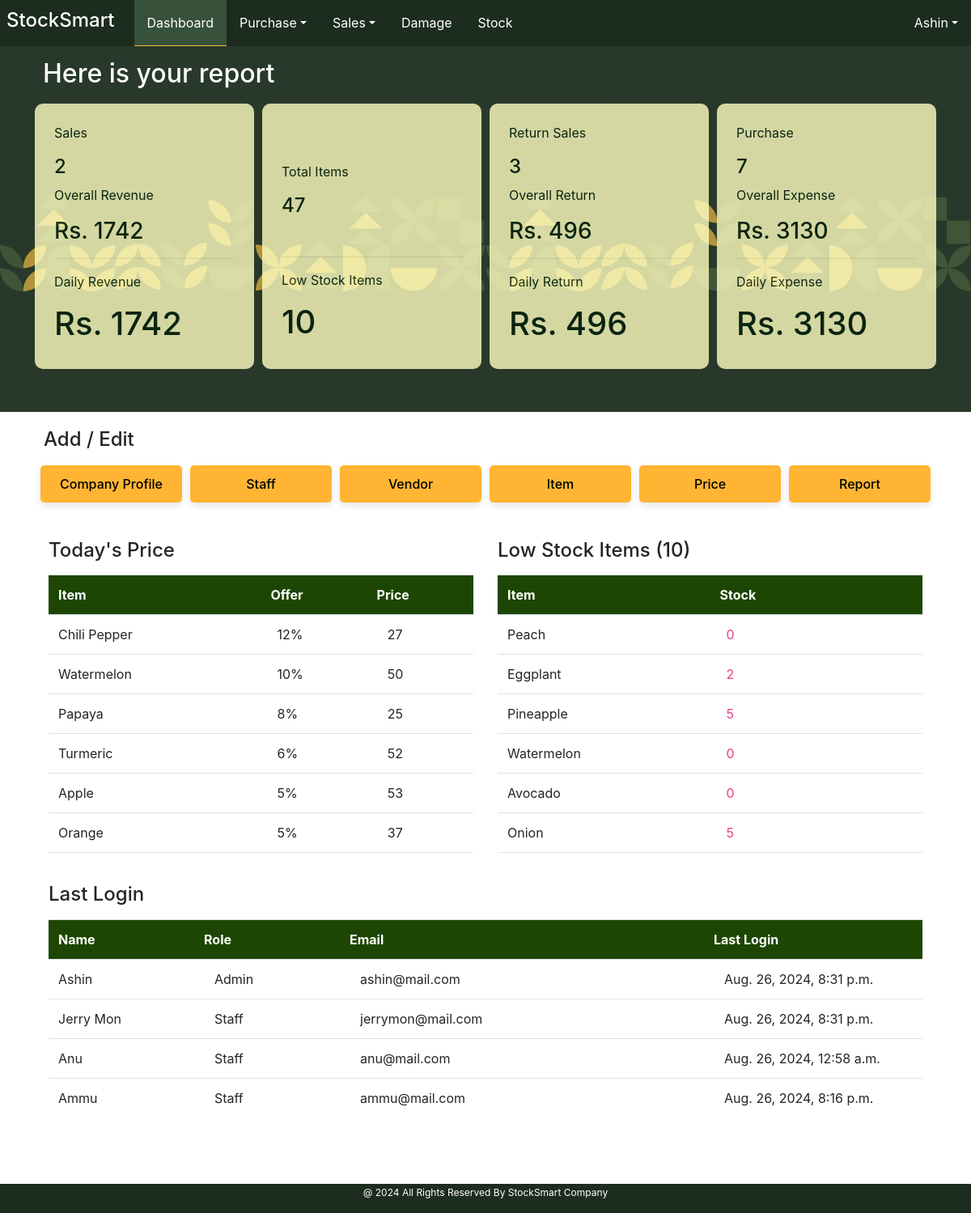
Screenshot of /index/ (signed in) with the database file from the repository.
### User/models.py (models this page shows)
class User(AbstractUser):
    MY_ROLES =[
        ('Admin','Admin'),
        ('Staff','Staff'),
    ]
    role = models.CharField(max_length=50, choices=MY_ROLES)

### Core/models.py (models this page shows, shortened)
class priceTable(models.Model):
    pt_item = models.OneToOneField(itemTable, on_delete=models.CASCADE)
    pt_sellingPrice = models.DecimalField(max_digits=10, decimal_places=2, null=True, blank=True, default=0)
    pt_tax = models.PositiveIntegerField(null=True, blank=True, default=0)
    pt_offer = models.PositiveIntegerField(null=True, blank=True, default=0)
    pt_timestamp = models.DateTimeField(auto_now_add=True)

class itemTable(models.Model):
    UNIT_CHOICES = [
        ('Kilogram', 'Kg'),
        ('Pieces', 'Pcs'),
    ]
    CATEGORY_CHOICE = [
        ('Vegetables', 'Veg'),
        ('Fruits', 'Fru'),
    ]
    item_name = models.CharField(max_length=50, null=True, blank=True, unique=True)
    item_category = models.CharField(max_length=50, choices=CATEGORY_CHOICE)
    item_unit = models.CharField(max_length=15, choices=UNIT_CHOICES)

### User/views.py (the view)
# urls.py: path('index/', views.index, name="index"),
@login_required
@admin_required
def index(request):
    if request.user.role == "Admin":
        base_template = 'user/Index.html'
    elif request.user.role == "Staff":
        base_template = 'user/staff_index.html'
    else:
        base_template = 'user/trial_success.html'
    low_stock_count, item_count, category_count = product_details()
    sorted_items = todays_offer()
    low_stock_list = lowstock_list()
    active_user_list = user_activity()
    purchaseSum, purchaseNo = purchase_overview()
    salesSum, salesNo, salesReturnSum, salesReturnNo = sales_overview()
    daily_purchase = daily_purchaseReport()
    daily_sales, daily_sales_return = daily_salesReport()
    context ={
        'base_template': base_template,
        'user': request.user,
        'low_stock_list': low_stock_list,
        'low_stock_count':low_stock_count,
        'item_count':item_count,
        'category_count':category_count,
        'sorted_items':sorted_items,
        'active_user_list':active_user_list,
        'purchaseSum':purchaseSum,
        'purchaseNo':purchaseNo,
        'daily_purchase':daily_purchase,
        'salesSum': salesSum,
        'salesNo': salesNo,
        'salesReturnSum': salesReturnSum,
        'salesReturnNo': salesReturnNo,
        'daily_sales': daily_sales,
        'daily_sales_return': daily_sales_return,
    }
    return render(request, "user/Index.html", context)

### User/utils.py (called while the page is built)
def product_details():
    stockdata =stockTable.objects.all()
    itemdata =itemTable.objects.all()
    stockappendNo=[]
    itemappendName=[]
    itemappendCategory=[]
    for i in itemdata:
        itemappendCategory.append(i.item_category)
        itemappendName.append(i.item_name)
    for i in stockdata:
        if i.st_remainingStock < 10:
            stockappendNo.append(i.st_item.item_name)
    return len(stockappendNo),len(itemappendName), len(set(itemappendCategory))

def todays_offer():
    price_data = priceTable.objects.all()
    offer_list = []
    for i in price_data:
        if i.pt_sellingPrice and i.pt_tax and i.pt_offer:
            try:
                selling_price = Decimal(i.pt_sellingPrice)
                tax = (Decimal(i.pt_tax) / 100) * selling_price
                offers = (Decimal(i.pt_offer) / 100) * selling_price
                offer_amount = selling_price + tax - offers
                i.calculated_price = int(offer_amount)
                offer = i.pt_offer
                offer_list.append((offer, i))
            except (ValueError, Decimal.InvalidOperation) as e:
                continue
    offer_list.sort(reverse=True, key=lambda x: x[0])
    sorted_items = [item for _, item in offer_list]
    return sorted_items

def lowstock_list():
    stockdata= stockTable.objects.all()
    stockappendList=[]
    for i in stockdata:
        if i.st_remainingStock < 10:
            stockappendList.append((i.st_item.item_name,i.st_remainingStock))
    return stockappendList

def user_activity():
    userdata = User.objects.all()
    userlist=[]
    for i in userdata:
        userlist.append((i.username, i.last_login, i.email, i.role, i.is_active))
    return userlist

def purchase_overview():
    products_data = cpit_backup.objects.all()
    purchaseSum = 0
    purchaseNo = set()
    for j in products_data:
        if j.cpit_b_billNum:
            purchaseNo.add(j.cpit_b_billNum)
        if j.cpit_b_Amount:
            purchaseSum += int(j.cpit_b_Amount)
    return purchaseSum, len(purchaseNo)

def daily_purchaseReport():
    current_date = datetime.now().date()  # Get the current date
    daily_purchase = 0
    purchase_data = cpit_backup.objects.filter(cpit_b_billNum__cpt_b_date=current_date)
    for i in purchase_data:
        daily_purchase += int(i.cpit_b_Amount)
    return daily_purchase

### templates/user/Index.html (shortened to what this page needs)
<!DOCTYPE html>
{%load static%}
<html lang="en">
<head>
    <link href="https://maxcdn.bootstrapcdn.com/bootstrap/4.5.2/css/bootstrap.min.css" rel="stylesheet">
    <link href="https://cdnjs.cloudflare.com/ajax/libs/font-awesome/6.0.0-beta3/css/all.min.css" rel="stylesheet">
    <link href="{% static 'assets/style.css' %}" rel="stylesheet">
</head>
<body>
<nav class="navbar navbar-expand-lg bg-success fixed-top">
    <h3 class="navbar-brand px-2" style="color:FFB533 !important;">StockSmart </h3>
        <div class=" collapse navbar-collapse my-0 justify-content-center" id="navbarNav" style="text-align: center;">
            <ul class="navbar-nav">
                <li id="homeBtn" class="nav-item ">
                    <a  class="nav-link" href="{% url 'index' %}">Dashboard</a>
                </li>
                <li class=" nav-item dropdown">
                    <a class="nav-link dropdown-toggle" href="#" id="navbarPurchaseDropdown" role="button" data-toggle="dropdown" aria-haspopup="true" aria-expanded="false">Purchase</a>
                </li>
                <li class="nav-item dropdown">
                    <a class="nav-link dropdown-toggle" href="#" id="navbarSalesDropdown" role="button" data-toggle="dropdown" aria-haspopup="true" aria-expanded="false">Sales</a>
                </li>
                <li id="navbarDamageDropdown" class="nav-item ">
                    <a  class="nav-link" href="{% url 'damage' %}">Damage</a>
                </li>
                <li id="navbarStockDropdown" class="nav-item ">
                    <a  class="nav-link" href="{% url 'stock_list' %}">Stock</a>
                </li>
            </ul>
                    <ul class="navbar-nav ml-auto">
                        <li class="nav-item dropdown">
                            <a class="nav-link dropdown-toggle" href="#" id="navbarUserDropdown" role="button" data-toggle="dropdown" aria-haspopup="true" aria-expanded="false">{{ user.username }}</a>
                        </li>
                    </ul>
                </div>
</nav>
{% block content %}
            <div class="">
                <div class="banner col-12 ">
                    <div class="container mb-3 p-2 d-flex flex-wrap">
                         <div class="col-12">
                             <br>
                             <p>Welcome, {{ user.username }} </P>
                             <H2>Here is your report </h2>
                        </div>
                        <div class="top-fig col flex-row  p-4">
                            <p>Sales</p> <h4>{{salesNo}}</h4>
                            <p>Overall Revenue</p> <h3>Rs. {{salesSum}}</h3>
                            <hr>
                            <p>Daily Revenue</p>
                            <h1>Rs. {{daily_sales}}</h1>
                        </div>
                        <div class="top-fig col p-4"><br><br>
                            <p>Total Items</p>
                            <h4>{{item_count}}</h4><br>
                            <hr>
                            <p>Low Stock Items</p>
                            <h1>{{low_stock_count}}</h1>
                        </div>
                        <div class="top-fig col p-4">
                            <p>Return Sales</p> <h4>{{salesReturnNo}}</h4>
                            <p>Overall Return</p> <h3>Rs. {{salesReturnSum}}</h3>
                            <hr>
                            <p> Daily Return </p>
                            <h1>Rs. {{daily_sales_return}}</h1>
                        </div>
                        <div class="top-fig col  p-4">
                            <p>Purchase</p><h4>{{purchaseNo}}</h4>
                            <p>Overall Expense</p><h3>Rs. {{purchaseSum}}</h3>
                            <hr>
                            <p>Daily Expense</p>
                            <h1>Rs. {{daily_purchase}}</h1>
                       </div>
                    </div>
                    <br>
                </div>
            </div>
                <div class="cc py-3 pb-4">
                    <h4 class="container px-4 p-1">Add / Edit</h4>
                    <div class="container d-flex">
                    <div class="col btn btn-add"><a href="{% url 'company_pg' %}">Company Profile</a></div>
                    <div class="col btn btn-add"><a href="{% url 'staff_pg' %}">Staff</a></div>
                    <div class="col btn btn-add"><a href="{% url 'vendor_pg' %}">Vendor</a></div>
                    <div class="col btn btn-add"><a href="{% url 'item_pg' %}">Item</a></div>
                    <div class="col btn btn-add"><a href="{% url 'price_pg' %}">Price</a></div>
                    <div class="col btn btn-add"><a href="{% url 'report' %}">Report</a></div>
                    </div>
                </div>
<div class="container d-flex flex-wrap">
    <div class="col-6 Dash-Price-card ">
        <div class="my-3">
            <h4>Today's Price</h4>
        </div>
        <div>
            <table class="table table-hover" >
             <tr >
                <th class="headerx  col-6" scope="col">Item</th>
                <th class="headerx " scope="col">Offer</th>
                <th class="headerx " scope="col">Price</th>
                </tr></table>
                <div class="" style="height: 300px; overflow: auto;">
                    <table class="table table-hover" >
                {% for i in sorted_items %}
                <tr>
                <td class=" col-6">{{i.pt_item.item_name}}</td>
                <td class=" col-3" style="padding-left: 20px;">{{i.pt_offer}}%</td>
                <td class=" col-3" style="padding-left: 25px;">{{i.calculated_price}}</td>
                </tr>
                {% endfor %}
            </table>
                </div>
        </div>
    </div>
    <div class="col-6 Dash-Price-card ">
        <div class="my-3">
            <h4>Low Stock Items ({{low_stock_count}})</h4>
        </div>
        <div>
            <table class="table table-hover" >
             <tr >
                <th class="headerx  col-6" scope="col">Item</th>
                <th class="headerx col-6" scope="col">Stock</th>
                </tr></table>
                <div class="" style="height: 300px; overflow: auto;">
                    {% if low_stock_list %}
                    <table class="table table-hover" >
                {% for i in low_stock_list %}
                <tr>
                <td class=" col-6">{{i.0}} </td>
                <td class=" col-6 text-pink" style="padding-left: 20px;">{{i.1}}</td>
                </tr>
                {% endfor %}
                    </table>
                    {% else %}
                    <p>No item with Low stock </p>
                    {% endif %}
                </div>
        </div>
    </div>
<div class="col-12 Dash-Price-card mt-3">
        <div class="my-3">
            <h4>Last Login</h4>
        </div>
        <div>
            <table class="table table-hover" >
             <tr >
                 <th class="headerx  col-2" scope="col">Name</th>
                <th class="headerx col-2" scope="col">Role</th>
                <th class="headerx col-5" scope="col">Email</th>
                 <th class="headerx col-3" scope="col">Last Login</th>
                 </tr></table>
                <div class="" style="height: 250px; overflow: auto;">
                    <table class="table table-hover" >
                {% for i in active_user_list %}
                <tr>
                <td class=" col-2">{{i.0}}</td>
                <td class=" col-2" style="padding-left: 25px;">{{i.3}}</td>
                <td class=" col-5" style="padding-left: 25px;">{{i.2}}</td>
                    <td class=" col-3" style="padding-left: 25px;">{{i.1}}</td>
                </tr>
                {% endfor %}
                    </table>
                </div>
        </div>
    </div>
    </div>
<div class="bottom-space"></div><br>
            {% endblock %}
<div class="footer bg-success">
    <p>@ 2024 All Rights Reserved By StockSmart Company</p>
</div>
</body>
</html>

### static/assets/style.css (style rules this page uses)
.activex { color: #FFB533 !important; border-bottom: 1px solid #FFB533 !important; background-color: #37513A !important; }
.nav-item { border-bottom: 1px solid #1C2C1E; }
.alert-success, .bg-success, .text-success, .border-success { background-color: #1C2C1E !important; color: #ffffff !important; border-color: #your-border-color !important; }
body { overflow-x: hidden; height: 95vh; margin-bottom: 20px; }
a { text-decoration: none !important; }
table { margin-bottom: 0px !important; }
.bottom-space { height: 5vh; }
.navbar { padding: 0Px !important; }
.nav-item { padding: .5rem .5rem; }
.navbar-brand { font-size: 1.5rem !important; }
.navbar a { color: #ffffff !important; text-decoration: none !important; }
.navbar a:active, { border-color: #your-new-active-border-color; color: #FFCC7B !important; }
.btn-add { background-color: #FFB533 !important; margin: 5px; padding: 10px 5px; border-radius: 5px; text-align: center; font-size: 1rem; box-shadow: 0 4px 8px 0 rgba(0, 0, 0, 0.1); }
.btn-add a { color: #000000 !important; font-weight: 500; }
.top-fig { margin: 10px 5px 5px 5px; background-color: #FFFFC0; opacity: 0.8; border-radius: 10px; color: rgb(4, 32, 12); }
.banner { background-image: url("../images/bg-02.svg"); background-color: #28382A; color: #ffffff; }
.headerx { background-color: rgb(29, 70, 4) !important; color: #fdfffa !important; }
td { background: rgba(227, 255, 227, 0) !important; }
th { background:rgba(227, 255, 227, 0) !important; }
.footer { position: fixed; left: 0; bottom: 0px; width: 100%; color: white; text-align: center; padding-top : 2px; font-size: 12px; }
.text-pink { color: #e83e8c; }
ul { padding-left: 0; list-style-type: none; margin-bottom: 0; }
li { padding-top: 3px; }

### rows the page displays
User: username "Ashin", username "Ashin", role "Admin", email "ashin@mail.com", last_login "Aug. 26, 2024, 8:31 p.m."
priceTable: pt_item.item_name "Chili Pepper", pt_offer "12", calculated_price "27"
priceTable: pt_item.item_name "Watermelon", pt_offer "10", calculated_price "50"
priceTable: pt_item.item_name "Papaya", pt_offer "8", calculated_price "25"
priceTable: pt_item.item_name "Turmeric", pt_offer "6", calculated_price "52"
priceTable: pt_item.item_name "Apple", pt_offer "5", calculated_price "53"
priceTable: pt_item.item_name "Orange", pt_offer "5", calculated_price "37"
itemTable: item_name "Peach"
itemTable: item_name "Eggplant"
itemTable: item_name "Pineapple"
itemTable: item_name "Watermelon"
itemTable: item_name "Avocado"
itemTable: item_name "Onion"
User: username "Jerry Mon", role "Staff", email "jerrymon@mail.com", last_login "Aug. 26, 2024, 8:31 p.m."
User: username "Anu", role "Staff", email "anu@mail.com", last_login "Aug. 26, 2024, 12:58 a.m."
User: username "Ammu", role "Staff", email "ammu@mail.com", last_login "Aug. 26, 2024, 8:16 p.m."

### other values shown
{{ salesNo }} "2"
{{ salesSum }} "1742"
{{ daily_sales }} "1742"
{{ item_count }} "47"
{{ low_stock_count }} "10"
{{ salesReturnNo }} "3"
{{ salesReturnSum }} "496"
{{ daily_sales_return }} "496"
{{ purchaseNo }} "7"
{{ purchaseSum }} "3130"
{{ daily_purchase }} "3130"
{{ i.1 }} "0" "2" "5" "0" "0" "5"
